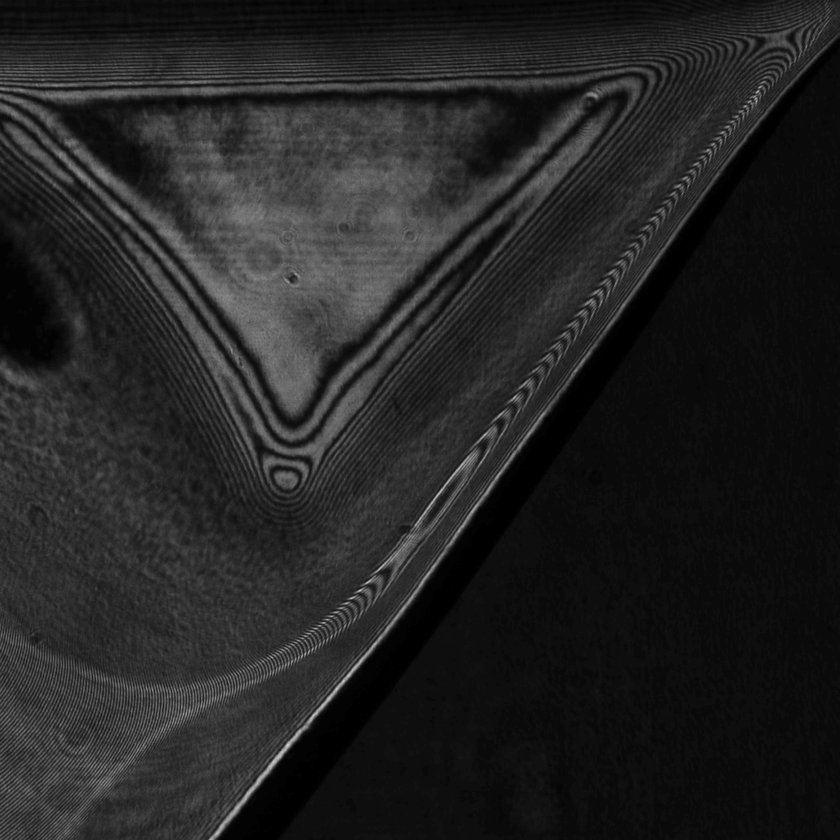
#> input picture interference_pattern/shape_fitting/whole/sample6.tif, 840 x 840 px, shrunk from 1305 x 1305 before the run
$ python warptest.py
#> lines starting #> are read from the running program, lines starting #| are printed output that depends on the picture
import cv2
import numpy as np
from skimage import transform as tf
import matplotlib.pyplot as plt
img = cv2.imread('sample6.tif',0)
#> img is the input picture: shape (840, 840); min 0, max 215, mean 35.5
pointset1 = np.genfromtxt('pointset1.csv', delimiter=',', names=True)
pointset2 = np.genfromtxt('pointset2.csv', delimiter=',', names=True)
pointset1 = np.vstack((pointset1['BX'],pointset1['BY'])).T
pointset2 = np.vstack((pointset2['BX'],pointset2['BY'])).T
tform = tf.PiecewiseAffineTransform()
tform.estimate(pointset1, pointset2) # pointset2 will be warped
warped = 255*tf.warp(img, tform)
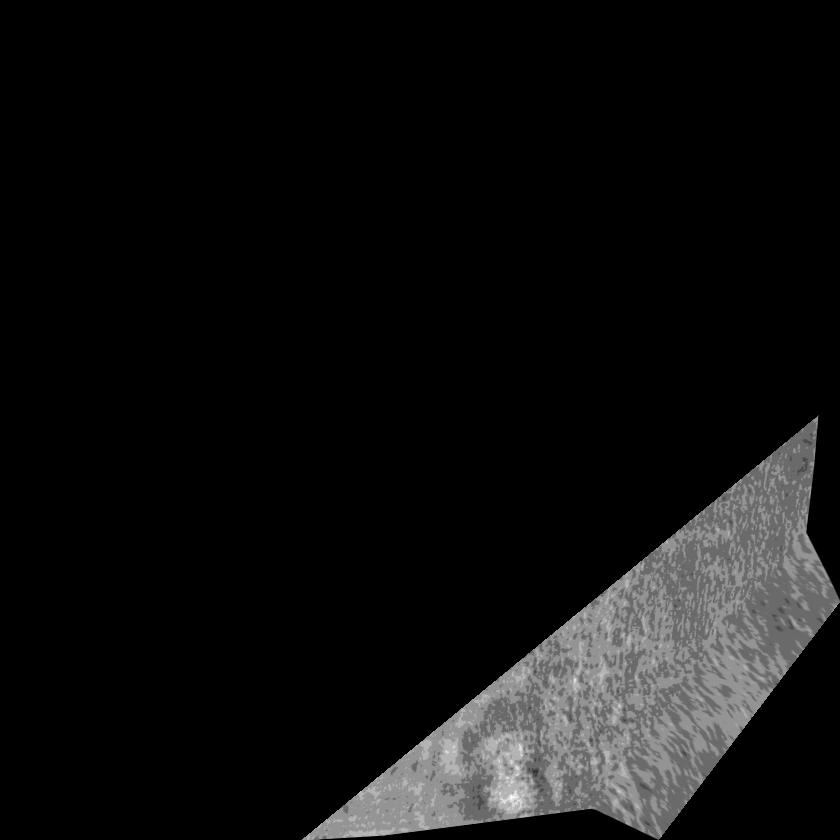
#> warped: shape (840, 840) float64; min 0, max 24, mean 1.5; drawn with min black and max white
warped =  warped.astype(np.uint8)
plt.imshow(warped)
plt.show()

$ run again, with interference_pattern/shape_fitting/whole/sample5.tif copied over interference_pattern/shape_fitting/whole/sample6.tif
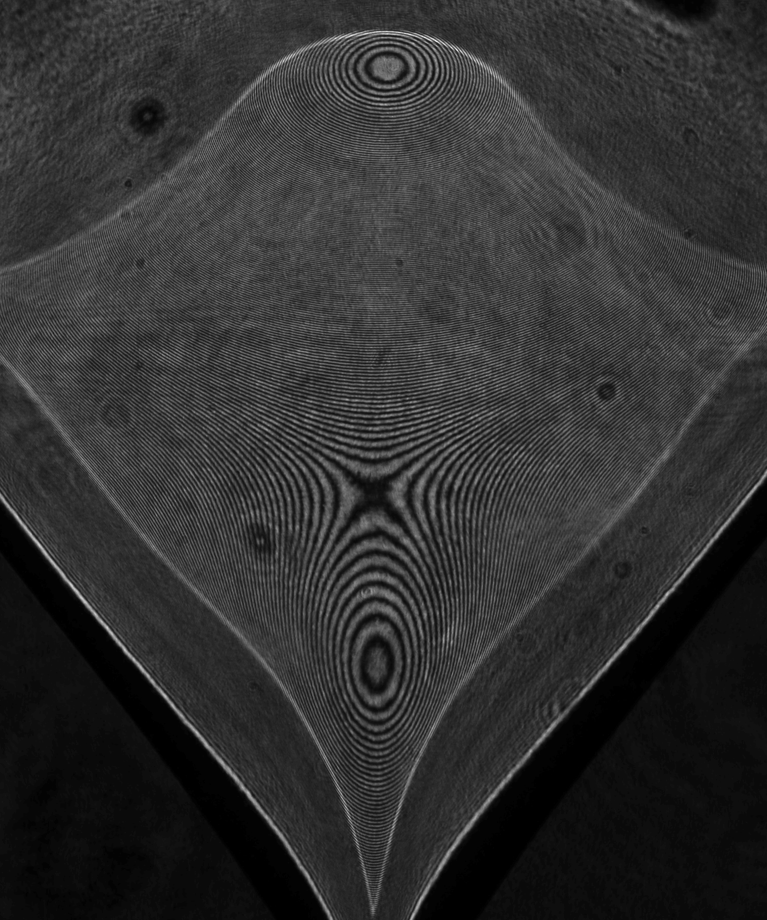
#> input picture interference_pattern/shape_fitting/whole/sample5.tif, 767 x 920 px, shrunk from 1504 x 1804 before the run
#> img is the input picture: shape (920, 767); min 0, max 241, mean 48.5
#> `warped = 255*tf.warp(img, tform)`:
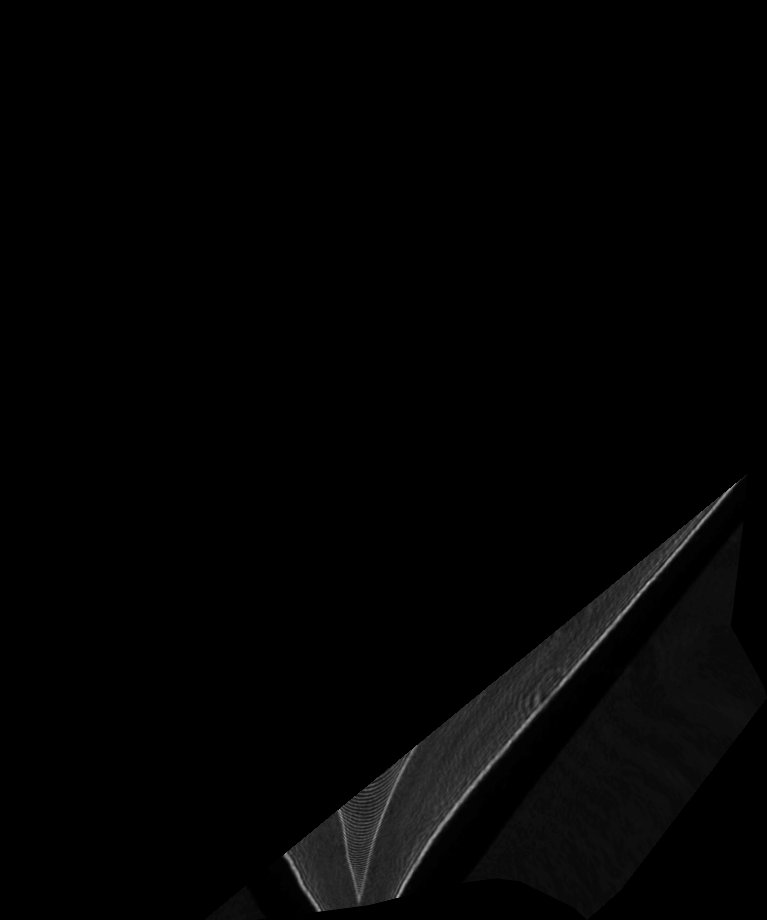
#> warped: shape (920, 767) float64; min 0, max 180.8, mean 3.2

$ run again, with interference_pattern/shape_fitting/whole/sample7.tif copied over interference_pattern/shape_fitting/whole/sample6.tif
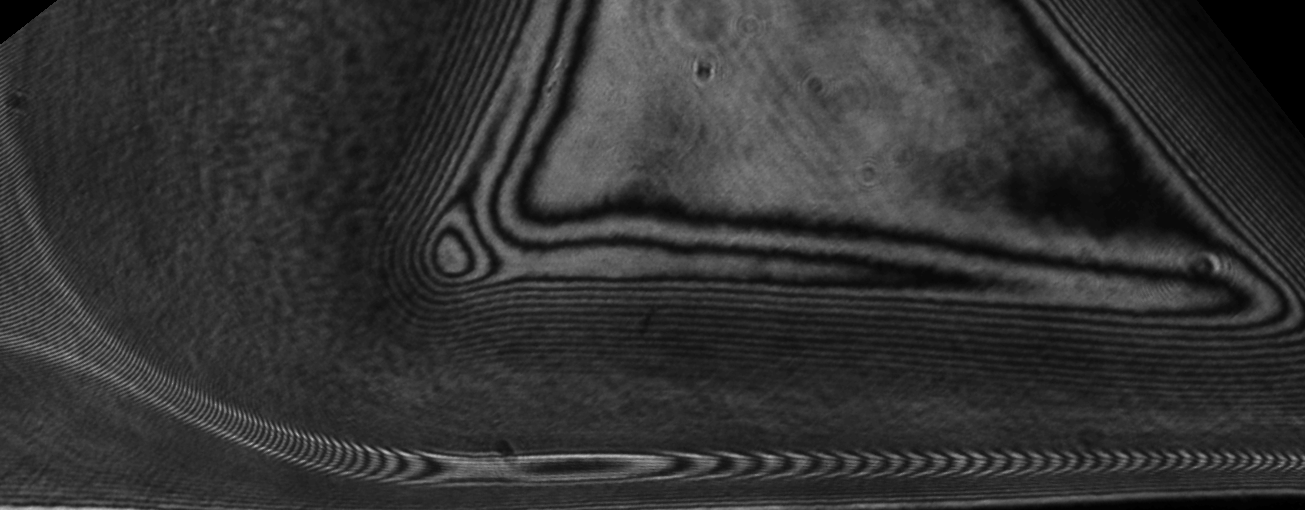
#> input picture interference_pattern/shape_fitting/whole/sample7.tif, 1305 x 510 px
#> img is the input picture: shape (510, 1305); min 0, max 187, mean 50.5
#> `warped = 255*tf.warp(img, tform)`:
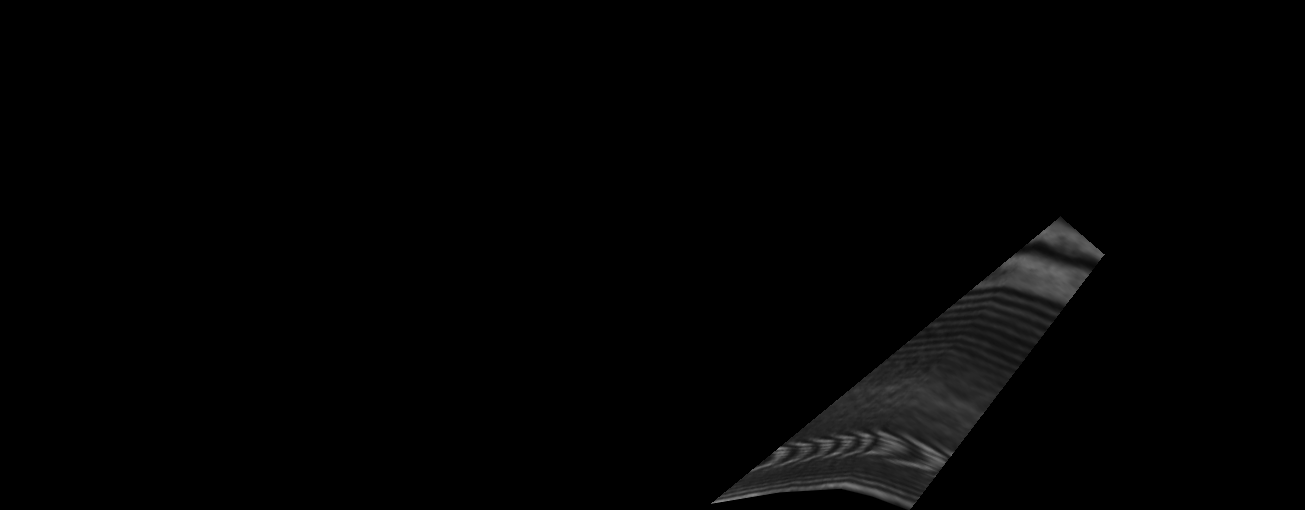
#> warped: shape (510, 1305) float64; min 0, max 139.1, mean 2.6
